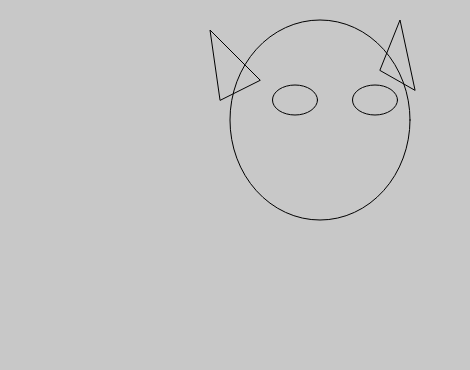
Frame 1 (no input)
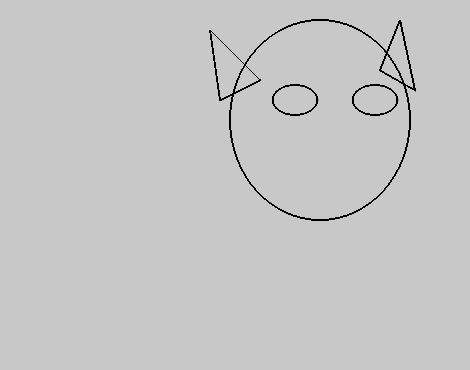
Frame 60 (no input)
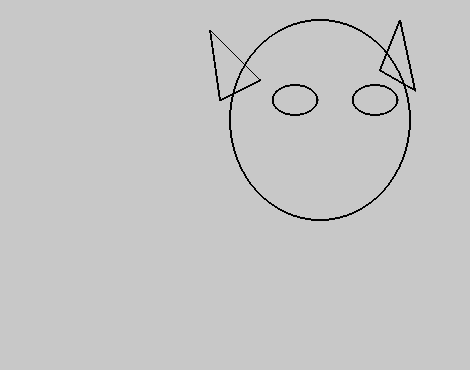
Frame 120 (the mouse pressed at the canvas centre since frame 60)

The p5.js sketch that drew these frames (run headless with seeded random() and noise() and a simulated clock; from frame 60 on, the mouse is pressed at the canvas centre):

// p5.js sketch
// ── sketch.js
const IMAGE_WIDTH = 470;
const IMAGE_HEIGHT = 370;



function setup(){
  createCanvas(IMAGE_WIDTH,IMAGE_HEIGHT)
  background(200)
  noFill();
}

function draw(){

ellipse(295, 100, 45, 30);
ellipse(375, 100, 45, 30);
ellipse(320, 120, 180, 200);
triangle(260, 80, 210, 30, 220, 100);
triangle(380, 70, 400, 20, 415, 90);
ellipse()

}
